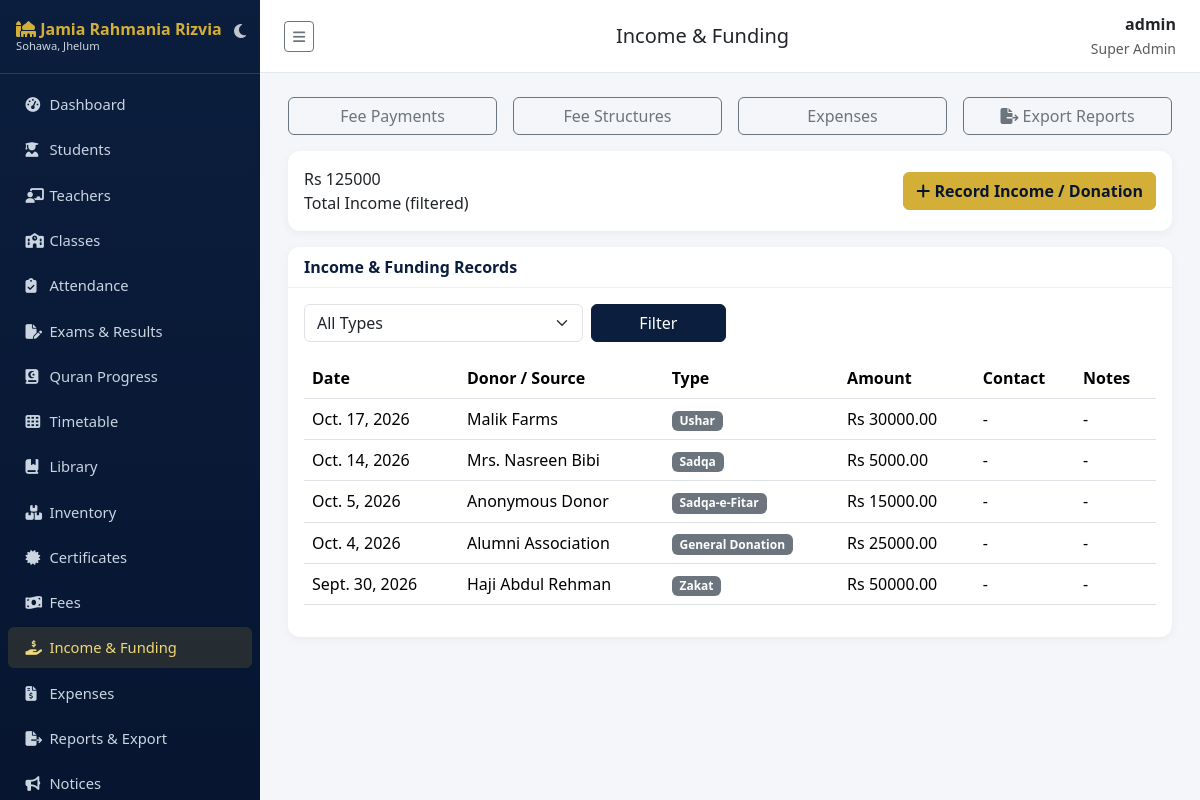
The page /fees/income/ (signed in) on the database its author committed.
### accounts/models.py (models this page shows, shortened)
class User(AbstractUser):
    class Role(models.TextChoices):
        SUPER_ADMIN = "SUPER_ADMIN", "Super Admin"
        PRINCIPAL = "PRINCIPAL", "Principal"
        ADMIN = "ADMIN", "Admin"
        TEACHER = "TEACHER", "Teacher"
        STUDENT = "STUDENT", "Student"
        PARENT = "PARENT", "Parent"
        ACCOUNTANT = "ACCOUNTANT", "Accountant"
        LIBRARIAN = "LIBRARIAN", "Librarian"
        STAFF = "STAFF", "Staff"
    role = models.CharField(max_length=20, choices=Role.choices, default=Role.STUDENT)
    phone = models.CharField(max_length=20, blank=True)
    photo = models.ImageField(upload_to="profile_photos/", blank=True, null=True)

### fees/models.py (models this page shows, shortened)
class Income(models.Model):
    class IncomeType(models.TextChoices):
        ZAKAT = "ZAKAT", "Zakat"
        SADQA = "SADQA", "Sadqa"
        SADQA_E_FITAR = "SADQA_E_FITAR", "Sadqa-e-Fitar"
        USHAR = "USHAR", "Ushar"
        FEE = "FEE", "Fee"
        DONATION = "DONATION", "General Donation"
        OTHER = "OTHER", "Other"
    donor_name = models.CharField(max_length=150, help_text="Who gave this income")
    income_type = models.CharField(max_length=20, choices=IncomeType.choices, default=IncomeType.DONATION)
    amount = models.DecimalField(max_digits=12, decimal_places=2)
    date = models.DateField()
    contact_number = models.CharField(max_length=20, blank=True)
    notes = models.TextField(blank=True)
    recorded_by = models.ForeignKey("accounts.User", on_delete=models.SET_NULL, null=True, blank=True)
    class Meta:
        ordering = ["-date"]

### fees/views.py (the view)
# urls.py: path("income/", views.IncomeListView.as_view(), name="income_list"),
class IncomeListView(RoleRequiredMixin, ListView):
    model = Income
    template_name = "fees/income_list.html"
    context_object_name = "incomes"
    paginate_by = 20
    allowed_roles = FINANCE_ROLES
    def get_queryset(self):
        qs = Income.objects.all()
        income_type = self.request.GET.get("income_type")
        if income_type:
            qs = qs.filter(income_type=income_type)
        return qs
    def get_context_data(self, **kwargs):
        ctx = super().get_context_data(**kwargs)
        ctx["type_choices"] = Income.IncomeType.choices
        ctx["total"] = self.get_queryset().aggregate(s=Sum("amount"))["s"] or 0
        return ctx

### accounts/mixins.py (called while the page is built)
    def dispatch(self, request, *args, **kwargs):
        if not request.user.is_authenticated:
            return self.handle_no_permission()
        if request.user.is_superuser or request.user.role in self.allowed_roles:
            return super().dispatch(request, *args, **kwargs)
        raise PermissionDenied("You do not have permission to access this page.")

### sitepages/context_processors.py (called while the page is built)
def site_settings(request):
    s = SiteSettings.get_solo()
    years = max(datetime.date.today().year - s.established_year, 0)
    return {"site_settings": s, "years_of_service": years}

### sitepages/models.py (called while the page is built)
    @classmethod
    def get_solo(cls):
        obj = cls.objects.first()
        if not obj:
            obj = cls.objects.create()
        return obj

### templates/fees/income_list.html (shortened to what this page needs)
{% extends "base.html" %}
{% block page_title %}Income &amp; Funding{% endblock %}
{% block content %}
<div class="row g-3 mb-3">
  <div class="col-md-3"><a href="{% url 'fees:payment_list' %}" class="btn btn-outline-secondary w-100">Fee Payments</a></div>
  <div class="col-md-3"><a href="{% url 'fees:structure_list' %}" class="btn btn-outline-secondary w-100">Fee Structures</a></div>
  <div class="col-md-3"><a href="{% url 'fees:expense_list' %}" class="btn btn-outline-secondary w-100">Expenses</a></div>
  <div class="col-md-3"><a href="{% url 'reports:index' %}" class="btn btn-outline-secondary w-100"><i class="fa-solid fa-file-export"></i> Export Reports</a></div>
</div>
<div class="card mb-3">
  <div class="card-body d-flex justify-content-between align-items-center flex-wrap gap-2">
    <div>
      <div class="stat-value">Rs {{ total }}</div>
      <div class="stat-label">Total Income (filtered)</div>
    </div>
    <a href="{% url 'fees:income_add' %}" class="btn btn-gold"><i class="fa-solid fa-plus"></i> Record Income / Donation</a>
  </div>
</div>
<div class="card">
  <div class="card-header">Income &amp; Funding Records</div>
  <div class="card-body">
    <form class="row g-2 mb-3" method="get">
      <div class="col-md-4">
        <select class="form-select" name="income_type">
          <option value="">All Types</option>
        </select>
      </div>
      <div class="col-md-2"><button class="btn btn-navy w-100" type="submit">Filter</button></div>
    </form>
    <div class="table-responsive">
    <table class="table table-hover">
      <thead><tr><th>Date</th><th>Donor / Source</th><th>Type</th><th>Amount</th><th>Contact</th><th>Notes</th></tr></thead>
      <tbody>
      {% for i in incomes %}
        <tr>
          <td>{{ i.date }}</td>
          <td>{{ i.donor_name }}</td>
          <td><span class="badge bg-secondary">{{ i.get_income_type_display }}</span></td>
          <td>Rs {{ i.amount }}</td>
          <td>{{ i.contact_number|default:"-" }}</td>
          <td>{{ i.notes|default:"-"|truncatechars:40 }}</td>
        </tr>
      {% empty %}<tr><td colspan="6" class="text-center text-muted">No income recorded yet.</td></tr>{% endfor %}
      </tbody>
    </table>
    </div>
  </div>
</div>
{% endblock %}

### templates/base.html (shortened to what this page needs)
{% load static %}
<!DOCTYPE html>
<html lang="en" id="theme-wrapper" data-bs-theme="light">
<head>
<link href="https://cdn.jsdelivr.net/npm/bootstrap@5.3.3/dist/css/bootstrap.min.css" rel="stylesheet">
<link href="https://cdnjs.cloudflare.com/ajax/libs/font-awesome/6.5.1/css/all.min.css" rel="stylesheet">
<link href="{% static 'css/style.css' %}" rel="stylesheet">
</head>
<body>
<nav class="sidebar" id="sidebar">
  <div class="brand d-flex justify-content-between align-items-center">
    <div>
      <i class="fa-solid fa-mosque"></i> Jamia Rahmania Rizvia
      <small class="d-block" style="font-size:.7rem;color:#cbd5e1;font-weight:400">Sohawa, Jhelum</small>
    </div>
    <button id="theme-toggle-btn" class="btn p-1 border-0 text-white opacity-75 hover-opacity-100" title="Switch Theme" style="background: transparent; box-shadow: none;">
      <i class="fa-solid fa-moon fs-6" id="theme-icon"></i>
    </button>
  </div>
  <ul class="nav flex-column py-2">
    {% if request.user.role in "STUDENT,PARENT" %}
      <li class="nav-item"><a class="nav-link {% if request.resolver_match.namespace == 'portal' %}active{% endif %}" href="{% url 'portal:home' %}"><i class="fa-solid fa-gauge-high"></i> My Portal</a></li>
      <li class="nav-item"><a class="nav-link {% if request.resolver_match.namespace == 'notices' and request.resolver_match.url_name == 'list' %}active{% endif %}" href="{% url 'notices:list' %}"><i class="fa-solid fa-bullhorn"></i> Notices</a></li>
      <li class="nav-item"><a class="nav-link {% if request.resolver_match.namespace == 'timetable' %}active{% endif %}" href="{% url 'timetable:view' %}"><i class="fa-solid fa-table-cells"></i> Timetable</a></li>
      <li class="nav-item"><a class="nav-link" href="{% url 'notices:event_list' %}"><i class="fa-solid fa-calendar-days"></i> Events</a></li>
    {% else %}
      <li class="nav-item"><a class="nav-link {% if request.resolver_match.namespace == 'dashboard' %}active{% endif %}" href="{% url 'dashboard:index' %}"><i class="fa-solid fa-gauge-high"></i> Dashboard</a></li>
      <li class="nav-item"><a class="nav-link {% if request.resolver_match.namespace == 'students' %}active{% endif %}" href="{% url 'students:list' %}"><i class="fa-solid fa-user-graduate"></i> Students</a></li>
      {% if request.user.is_superuser or request.user.role in "SUPER_ADMIN,PRINCIPAL,ADMIN" %}
      <li class="nav-item"><a class="nav-link {% if request.resolver_match.namespace == 'teachers' %}active{% endif %}" href="{% url 'teachers:list' %}"><i class="fa-solid fa-chalkboard-user"></i> Teachers</a></li>
      <li class="nav-item"><a class="nav-link {% if request.resolver_match.url_name == 'class_list' %}active{% endif %}" href="{% url 'academics:class_list' %}"><i class="fa-solid fa-school"></i> Classes</a></li>
      {% endif %}
      <li class="nav-item"><a class="nav-link " href="{% url 'attendance:mark' %}"><i class="fa-solid fa-clipboard-check"></i> Attendance</a></li>
      {% if request.user.is_superuser or request.user.role in "SUPER_ADMIN,PRINCIPAL,ADMIN,TEACHER" %}
      <li class="nav-item"><a class="nav-link {% if request.resolver_match.namespace == 'exams' %}active{% endif %}" href="{% url 'exams:list' %}"><i class="fa-solid fa-file-pen"></i> Exams &amp; Results</a></li>
      <li class="nav-item"><a class="nav-link {% if request.resolver_match.namespace == 'hifz' %}active{% endif %}" href="{% url 'hifz:list' %}"><i class="fa-solid fa-book-quran"></i> Quran Progress</a></li>
      {% endif %}
      <li class="nav-item"><a class="nav-link " href="{% url 'timetable:view' %}"><i class="fa-solid fa-table-cells"></i> Timetable</a></li>
      <li class="nav-item"><a class="nav-link {% if request.resolver_match.namespace == 'library' %}active{% endif %}" href="{% url 'library:books' %}"><i class="fa-solid fa-book-bookmark"></i> Library</a></li>
      {% if request.user.is_superuser or request.user.role in "SUPER_ADMIN,PRINCIPAL,ADMIN,STAFF,LIBRARIAN" %}
      <li class="nav-item"><a class="nav-link {% if request.resolver_match.namespace == 'inventory' %}active{% endif %}" href="{% url 'inventory:list' %}"><i class="fa-solid fa-boxes-stacked"></i> Inventory</a></li>
      {% endif %}
      {% if request.user.is_superuser or request.user.role in "SUPER_ADMIN,PRINCIPAL,ADMIN" %}
      <li class="nav-item"><a class="nav-link {% if request.resolver_match.namespace == 'certificates' %}active{% endif %}" href="{% url 'certificates:list' %}"><i class="fa-solid fa-certificate"></i> Certificates</a></li>
      {% endif %}
      {% if request.user.is_superuser or request.user.role in "SUPER_ADMIN,PRINCIPAL,ADMIN,ACCOUNTANT" %}
      <li class="nav-item"><a class="nav-link {% if request.resolver_match.url_name == 'payment_list' %}active{% endif %}" href="{% url 'fees:payment_list' %}"><i class="fa-solid fa-money-bill-wave"></i> Fees</a></li>
      <li class="nav-item"><a class="nav-link {% if request.resolver_match.url_name == 'income_list' %}active{% endif %}" href="{% url 'fees:income_list' %}"><i class="fa-solid fa-hand-holding-dollar"></i> Income &amp; Funding</a></li>
      <li class="nav-item"><a class="nav-link {% if request.resolver_match.url_name == 'expense_list' %}active{% endif %}" href="{% url 'fees:expense_list' %}"><i class="fa-solid fa-file-invoice-dollar"></i> Expenses</a></li>
      {% endif %}
      {% if request.user.is_superuser or request.user.role in "SUPER_ADMIN,PRINCIPAL,ADMIN,ACCOUNTANT" %}
      <li class="nav-item"><a class="nav-link {% if request.resolver_match.namespace == 'reports' %}active{% endif %}" href="{% url 'reports:index' %}"><i class="fa-solid fa-file-export"></i> Reports &amp; Export</a></li>
      {% endif %}
      <li class="nav-item"><a class="nav-link {% if request.resolver_match.namespace == 'notices' %}active{% endif %}" href="{% url 'notices:list' %}"><i class="fa-solid fa-bullhorn"></i> Notices</a></li>
    {% endif %}
  </ul>
</nav>
<div class="main-content">
  <div class="topbar">
    <button class="btn btn-sm btn-outline-secondary" id="sidebarToggle" type="button" title="Show / hide menu" aria-label="Toggle menu"><i class="fa-solid fa-bars"></i></button>
    <h5 class="mb-0">{% block page_title %}Dashboard{% endblock %}</h5>
    <div class="text-end">
      <div class="fw-semibold">{{ request.user.get_full_name|default:request.user.username }}</div>
      <small class="text-muted">{{ request.user.get_role_display }}</small>
    </div>
  </div>
  {% block content %}{% endblock %}
</div>
</body>
</html>

### static/css/style.css (style rules this page uses)
:root { --navy: #0b1e3d; --navy-dark: #071530; --gold: #d4af37; --gold-light: #f0d878; --bg: #f4f6fa; }
body { background: var(--bg); font-family: 'Segoe UI', Roboto, sans-serif; }
.sidebar { background: linear-gradient(180deg, var(--navy) 0%, var(--navy-dark) 100%); min-height: 100vh; width: 250px; position: fixed; top: 0; left: 0; z-index: 1030; }
.sidebar .brand { color: var(--gold); font-weight: 700; padding: 1.25rem 1rem; border-bottom: 1px solid rgba(212,175,55,.2); }
.sidebar .nav-link { color: #cbd5e1; padding: .6rem 1.1rem; border-radius: 6px; margin: 2px 8px; font-size: .92rem; }
.sidebar .nav-link.active, .sidebar .nav-link:hover { background: rgba(212,175,55,.15); color: var(--gold-light); }
.sidebar .nav-link i { width: 20px; }
.main-content { margin-left: 250px; padding: 1.5rem 1.75rem; }
.topbar { background: #fff; border-bottom: 1px solid #e5e9f0; padding: .75rem 1.5rem; margin: -1.5rem -1.75rem 1.5rem -1.75rem; display: flex; justify-content: space-between; align-items: center; }
.card { border: none; border-radius: 12px; box-shadow: 0 2px 10px rgba(0,0,0,.05); }
.card-header { background: #fff; border-bottom: 1px solid #eef0f4; font-weight: 600; color: var(--navy); border-radius: 12px 12px 0 0 !important; }
.btn-gold { background: var(--gold); border-color: var(--gold); color: var(--navy-dark); font-weight: 600; }
.btn-navy { background: var(--navy); border-color: var(--navy); color: #fff; }
.table thead { background: var(--navy); color: #fff; }
#sidebar { position: fixed; top: 0; left: 0; width: 260px; height: 100vh; overflow-y: auto !important; z-index: 1050; transition: all 0.3s ease; }
.main-content { margin-left: 260px; transition: all 0.3s ease; }
#sidebar .brand { padding-right: 35px !important; line-height: 1.2 !important; }
#theme-toggle-btn { position: absolute; right: 10px; top: 15px; z-index: 10; }

### templates/base.html (style rules this page uses)
html, body { min-height: 100vh !important; height: 100%; }
#sidebar .brand { cursor: grab; user-select: none; touch-action: none; }

### rows shown on the page
User: user.get_full_name "admin", user.role "Super Admin"
Income: date "Oct. 17, 2026", donor_name "Malik Farms", income_type "Ushar", amount "30000.00", contact_number "-", notes "-"
Income: date "Oct. 14, 2026", donor_name "Mrs. Nasreen Bibi", income_type "Sadqa", amount "5000.00", contact_number "-", notes "-"
Income: date "Oct. 5, 2026", donor_name "Anonymous Donor", income_type "Sadqa-e-Fitar", amount "15000.00", contact_number "-", notes "-"
Income: date "Oct. 4, 2026", donor_name "Alumni Association", income_type "General Donation", amount "25000.00", contact_number "-", notes "-"
Income: date "Sept. 30, 2026", donor_name "Haji Abdul Rehman", income_type "Zakat", amount "50000.00", contact_number "-", notes "-"

### other values the page prints
{{ total }} "125000"
